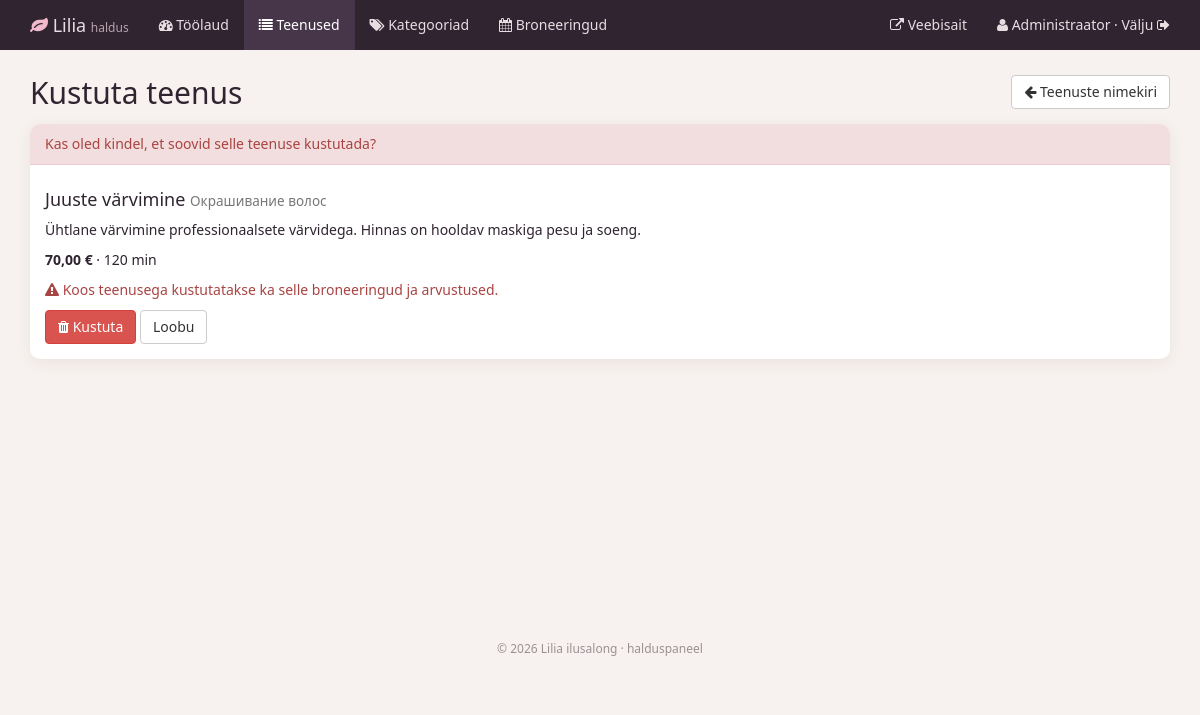
Page /salon_admin/serviceDel?id=3 (signed in) on the committed database.
### tables this page shows
CREATE TABLE services (
    id             INT AUTO_INCREMENT PRIMARY KEY,
    category_id    INT NOT NULL,
    title_et       VARCHAR(150) NOT NULL,
    title_ru       VARCHAR(150) NOT NULL,
    description_et TEXT NOT NULL,
    description_ru TEXT NOT NULL,
    price          DECIMAL(6,2) NOT NULL,
    duration_min   INT NOT NULL,
    picture        VARCHAR(255) NULL,
    is_popular     TINYINT(1) NOT NULL DEFAULT 0,
    created_at     TIMESTAMP NOT NULL DEFAULT CURRENT_TIMESTAMP,
    CONSTRAINT fk_services_category FOREIGN KEY (category_id)
        REFERENCES categories(id) ON DELETE RESTRICT
);

### salon_admin/controllerAdmin/controllerAdminService.php (called while the page is built, shortened)
<?php
class controllerAdminService {
    public static function ServiceDeleteForm($id) {
        $detail = modelAdminService::getServiceDetail($id);
        include_once 'viewAdmin/serviceDeleteForm.php';
    }
}

### salon_admin/routeAdmin/routingAdmin.php (called while the page is built)
<?php
$host = explode('?', $_SERVER['REQUEST_URI'])[0];
$num  = substr_count($host, '/');
$path = explode('/', $host)[$num];
$isPost = $_SERVER['REQUEST_METHOD'] === 'POST';
$id = isset($_GET['id']) ? (int)$_GET['id'] : 0;
if ($path == '' OR $path == 'index.php') {
    $response = controllerAdmin::formLoginSite();
}
elseif ($path == 'login') {
    $response = controllerAdmin::loginAction();
}
elseif ($path == 'logout') {
    $response = controllerAdmin::logoutAction();
}
elseif (!modelAdmin::isAdmin()) {
    $response = controllerAdmin::formLoginSite();
}
elseif ($path == 'dashboard') {
    $response = controllerAdmin::dashboard();
}
elseif ($path == 'servicesAdmin') {
    $response = controllerAdminService::ServiceList();
}
elseif ($path == 'serviceAdd') {
    $response = controllerAdminService::ServiceAddForm();
}
elseif ($path == 'serviceAddResult' and $isPost) {
    $response = controllerAdminService::ServiceAddResult();
}
elseif ($path == 'serviceEdit' and $id) {
    $response = controllerAdminService::ServiceEditForm($id);
}
elseif ($path == 'serviceEditResult' and $id and $isPost) {
    $response = controllerAdminService::ServiceEditResult($id);
}
elseif ($path == 'serviceDel' and $id) {
    $response = controllerAdminService::ServiceDeleteForm($id);
}
elseif ($path == 'serviceDelResult' and $id and $isPost) {
    $response = controllerAdminService::ServiceDeleteResult($id);
}
elseif ($path == 'categoriesAdmin') {
    $response = controllerAdminCategory::CategoryList();
}
elseif ($path == 'categoryAdd' and $isPost) {
    $response = controllerAdminCategory::CategoryAdd();
}
elseif ($path == 'categoryEdit' and $id) {
    $response = controllerAdminCategory::CategoryEditForm($id);
}
elseif ($path == 'categoryEditResult' and $id and $isPost) {
    $response = controllerAdminCategory::CategoryEditResult($id);
}
elseif ($path == 'categoryDel' and $id and $isPost) {
    $response = controllerAdminCategory::CategoryDelete($id);
}
elseif ($path == 'bookingsAdmin') {
    $response = controllerAdminBooking::BookingList();
}
elseif ($path == 'bookingStatus' and $isPost) {
    $response = controllerAdminBooking::BookingStatus();
}
elseif ($path == 'bookingDel' and $isPost) {
    $response = controllerAdminBooking::BookingDelete();
}
else {
    $response = controllerAdmin::error404();
}

### salon_admin/index.php (called while the page is built, shortened)
<?php
require_once '../inc/Database.php';
require_once '../inc/Lang.php';
include_once 'modelAdmin/modelAdminService.php';
include_once 'controllerAdmin/controllerAdminService.php';
include 'routeAdmin/routingAdmin.php';

### inc/Database.php (called while the page is built, shortened)
<?php
class Database {
    private $conn;
    private $host;
    private $user;
    private $password;
    private $baseName;
    function __construct() {
        $this->host     = getenv('DB_HOST') ?: 'db';
        $this->user     = getenv('DB_USER') ?: 'root';
        $this->password = getenv('DB_PASSWORD') !== false ? getenv('DB_PASSWORD') : 'root';
        $this->baseName = getenv('DB_NAME') ?: 'ilusalong';
    }
    function connect() {
        if (!$this->conn) {
            try {
                $this->conn = new PDO(
                    'mysql:host=' . $this->host . ';dbname=' . $this->baseName . ';charset=utf8mb4',
                    $this->user,
                    $this->password,
                    array(PDO::ATTR_ERRMODE => PDO::ERRMODE_EXCEPTION)
                );
            } catch (Exception $e) {
                die('Connection failed : ' . $e->getMessage());
            }
        }
        return $this->conn;
    }
    function getOne($query, $params = array()) {
        $stmt = $this->conn->prepare($query);
        $stmt->execute($params);
        return $stmt->fetch(PDO::FETCH_ASSOC);
    }
}

### salon_admin/modelAdmin/modelAdminService.php (called while the page is built, shortened)
<?php
class modelAdminService {
    public static function getServiceDetail($id) {
        $db = new Database();
        return $db->getOne("SELECT * FROM services WHERE id = ?", array((int)$id));
    }
}

### inc/Lang.php (called while the page is built, shortened)
<?php
function e($value) {
    return htmlspecialchars((string)$value, ENT_QUOTES, 'UTF-8');
}

### salon_admin/viewAdmin/serviceDeleteForm.php (the view, shortened to what this page needs)
<div class="page-header-row">
    <h2>Kustuta teenus</h2>
    <a href="servicesAdmin" class="btn btn-default"><i class="fa fa-arrow-left"></i> Teenuste nimekiri</a>
</div>
<?php if (isset($test)): ?>
    <div class="alert <?php echo $test ? 'alert-success' : 'alert-danger'; ?>">
        <strong><?php echo $test ? 'Teenus kustutatud.' : 'Kustutamine ebaõnnestus!'; ?></strong>
        <a href="servicesAdmin">Tagasi nimekirja</a>
    </div>
<?php else: ?>
    <div class="panel panel-danger">
        <div class="panel-heading">Kas oled kindel, et soovid selle teenuse kustutada?</div>
        <div class="panel-body">
            <h4><?php echo e($detail['title_et']); ?> <small><?php echo e($detail['title_ru']); ?></small></h4>
            <p><?php echo e($detail['description_et']); ?></p>
            <p><b><?php echo e(number_format($detail['price'], 2, ',', ' ')); ?> €</b> · <?php echo (int)$detail['duration_min']; ?> min</p>
            <p class="text-danger"><i class="fa fa-warning"></i> Koos teenusega kustutatakse ka selle broneeringud ja arvustused.</p>
            <form method="POST" action="serviceDelResult?id=<?php echo (int)$detail['id']; ?>">
                <button type="submit" class="btn btn-danger" name="save"><i class="fa fa-trash"></i> Kustuta</button>
                <a href="servicesAdmin" class="btn btn-default">Loobu</a>
            </form>
        </div>
    </div>
<?php endif; ?>
<?php include 'viewAdmin/templates/layout.php';

### salon_admin/public/css/admin.css (style rules this page uses)
body { background: #f7f2ef; color: #2f2430; font-family: 'Segoe UI', system-ui, sans-serif; }
a { color: #9c5b74; }
h2 { margin-top: 10px; }
.panel { border: 0; border-radius: 10px; box-shadow: 0 4px 16px rgba(80, 45, 60, .07); }
.panel-heading { border-radius: 10px 10px 0 0; }
.page-header-row { display: flex; justify-content: space-between; align-items: center; flex-wrap: wrap; gap: 10px; margin-bottom: 15px; }
.page-header-row h2 { margin: 0; }

### rows in the picture
services: title_et "Juuste värvimine", title_ru "Окрашивание волос", description_et "Ühtlane värvimine professionaalsete värvidega. Hinnas on hooldav maskiga pesu ja soeng.", price "70,00", duration_min "120"

### other values in the picture
$_SESSION['name'] "Administraator"
